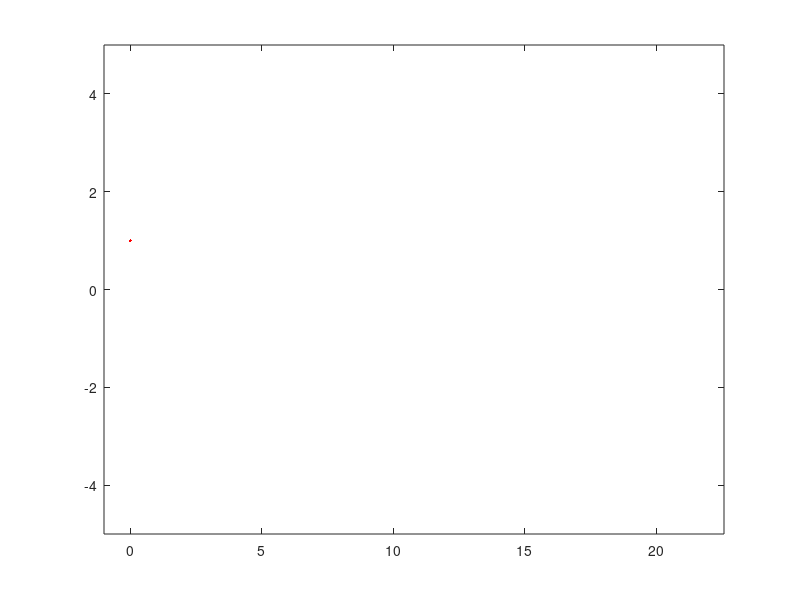

MATLAB code to generate this figure: (Note: this script raises an error after producing the figure.)
clear all; 
close all;
clc;
fh = figure();
dot = plot(0, 1, 'r.');
xlim([-1, 4 * pi + 10]);
ylim([-5 5]);
ax = gca;
hold('on', ax);
set(ax, 'fontsize', 20);
xlabel('X (m)');
ylabel('Y (m)');
title('Particle Movie', 'fontsize', 30);

%% Create frames
fg = FrameGrabber.CreateDir(fh, 'MyParticleMovie');
fg.overwrite = true;
fg.transparency = false; % Set to true to demonstrate transparency
fg.rm() % Clear JPGs and PDFs that exist in the folder
xs = linspace(0, 4 * pi, 100);
ys = sin(xs);

if fg.transparency
    box_x = [-1 1 1 -1];
    box_y = [-1 -1 1 1];
    box_s = 1.0;
    box = patch(box_x, box_y, 'c', 'EdgeColor', 'white');
    alpha(box, '0.4');
end

for k = 1:length(xs)
    set(dot, 'XData', xs(k), 'YData', ys(k), 'MarkerSize', 10 * (xs(k) + 1));    
    if fg.transparency
        set(box, 'XData', box_s * box_x + xs(k), 'YData', box_s * box_y + ys(k));
        
    end
    drawnow();
    fg.grab()
end
%% Build movie
fc = FrameConverter('MyParticleMovie');
% FrameConvert.convert() is a thin wrapper around imagemagick's convert.
% You can pass command line options to it directly.  This command creates a
% JPGs with size 1024x1024 without regard to aspect ratio of PDF.
fc.convert('-resize 1024x1024\!');
% FrameConvert.link() This is needed after every call to convert()
fc.link();
% FrameConvert.ffmpeg() is a thin wrapper around ffmpeg and takes its
% command line options.  This command creates a movie at 10FPS.
fc.ffmpeg('-r 10');
%% Build movie in parallel
% By setting max_jobs to a number great than 1, you can convert PDFs in
% parallel.  Setting it to 0 to uses all cores on your machine
fc = FrameConverter('MyParticleMovie');
fc.max_jobs = 0;
tic
fc.convert('-resize 1024x1024\!', true); % Passing true forces recreate
toc;
fc.link()
fc.ffmpeg('-r 10');
